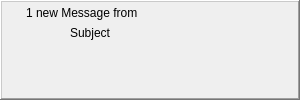
<?xml version="1.0" encoding="UTF-8"?>
<ui version="4.0">
 <class>MessageToaster</class>
 <widget class="QWidget" name="MessageToaster">
  <property name="geometry">
   <rect>
    <x>0</x>
    <y>0</y>
    <width>300</width>
    <height>100</height>
   </rect>
  </property>
  <property name="minimumSize">
   <size>
    <width>300</width>
    <height>100</height>
   </size>
  </property>
  <property name="maximumSize">
   <size>
    <width>300</width>
    <height>100</height>
   </size>
  </property>
  <layout class="QHBoxLayout">
   <property name="spacing">
    <number>0</number>
   </property>
   <property name="margin">
    <number>0</number>
   </property>
   <item>
    <widget class="QFrame" name="windowFrame">
     <property name="frameShape">
      <enum>QFrame::WinPanel</enum>
     </property>
     <property name="frameShadow">
      <enum>QFrame::Raised</enum>
     </property>
     <layout class="QGridLayout">
      <property name="margin">
       <number>2</number>
      </property>
      <property name="spacing">
       <number>2</number>
      </property>
      <item row="0" column="0">
       <layout class="QHBoxLayout">
        <property name="spacing">
         <number>6</number>
        </property>
        <property name="leftMargin">
         <number>0</number>
        </property>
        <property name="rightMargin">
         <number>0</number>
        </property>
        <item>
         <widget class="QLabel" name="toasterImage">
          <property name="minimumSize">
           <size>
            <width>16</width>
            <height>16</height>
           </size>
          </property>
          <property name="maximumSize">
           <size>
            <width>16</width>
            <height>16</height>
           </size>
          </property>
          <property name="pixmap">
           <pixmap resource="../images.qrc">:/images/logo/logo_16.png</pixmap>
          </property>
          <property name="scaledContents">
           <bool>true</bool>
          </property>
         </widget>
        </item>
        <item>
         <widget class="QLabel" name="toasterLabel">
          <property name="text">
           <string notr="true">1 new Message from</string>
          </property>
         </widget>
        </item>
        <item>
         <spacer>
          <property name="orientation">
           <enum>Qt::Horizontal</enum>
          </property>
          <property name="sizeHint" stdset="0">
           <size>
            <width>0</width>
            <height>10</height>
           </size>
          </property>
         </spacer>
        </item>
        <item>
         <widget class="QPushButton" name="closeButton">
          <property name="minimumSize">
           <size>
            <width>18</width>
            <height>18</height>
           </size>
          </property>
          <property name="maximumSize">
           <size>
            <width>18</width>
            <height>18</height>
           </size>
          </property>
          <property name="icon">
           <iconset resource="../images.qrc">
            <normaloff>:/images/closenormal.png</normaloff>:/images/closenormal.png</iconset>
          </property>
          <property name="flat">
           <bool>true</bool>
          </property>
         </widget>
        </item>
       </layout>
      </item>
      <item row="1" column="0">
       <layout class="QGridLayout">
        <property name="spacing">
         <number>2</number>
        </property>
        <item row="0" column="0" rowspan="2">
         <widget class="QToolButton" name="toasterButton">
          <property name="maximumSize">
           <size>
            <width>64</width>
            <height>64</height>
           </size>
          </property>
          <property name="icon">
           <iconset resource="../images.qrc">
            <normaloff>:/images/folder_inbox64.png</normaloff>:/images/folder_inbox64.png</iconset>
          </property>
          <property name="iconSize">
           <size>
            <width>64</width>
            <height>64</height>
           </size>
          </property>
          <property name="autoRaise">
           <bool>true</bool>
          </property>
         </widget>
        </item>
        <item row="0" column="1">
         <widget class="QLabel" name="subjectLabel">
          <property name="maximumSize">
           <size>
            <width>224</width>
            <height>16777215</height>
           </size>
          </property>
          <property name="text">
           <string notr="true">Subject</string>
          </property>
         </widget>
        </item>
        <item row="1" column="1">
         <widget class="QLabel" name="textLabel">
          <property name="sizePolicy">
           <sizepolicy hsizetype="Preferred" vsizetype="MinimumExpanding">
            <horstretch>0</horstretch>
            <verstretch>0</verstretch>
           </sizepolicy>
          </property>
          <property name="maximumSize">
           <size>
            <width>224</width>
            <height>53</height>
           </size>
          </property>
          <property name="wordWrap">
           <bool>true</bool>
          </property>
         </widget>
        </item>
       </layout>
      </item>
     </layout>
    </widget>
   </item>
  </layout>
 </widget>
 <resources>
  <include location="../images.qrc"/>
  <include location="../images.qrc"/>
 </resources>
 <connections/>
</ui>
